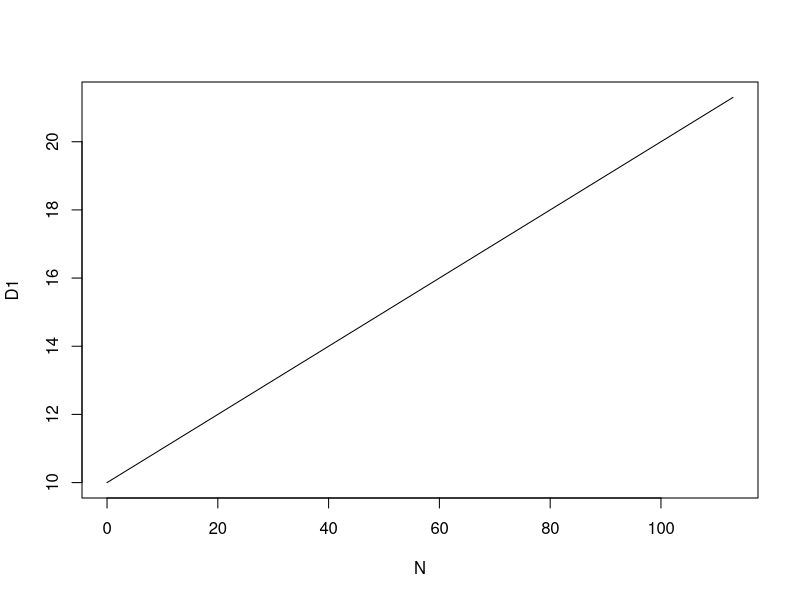
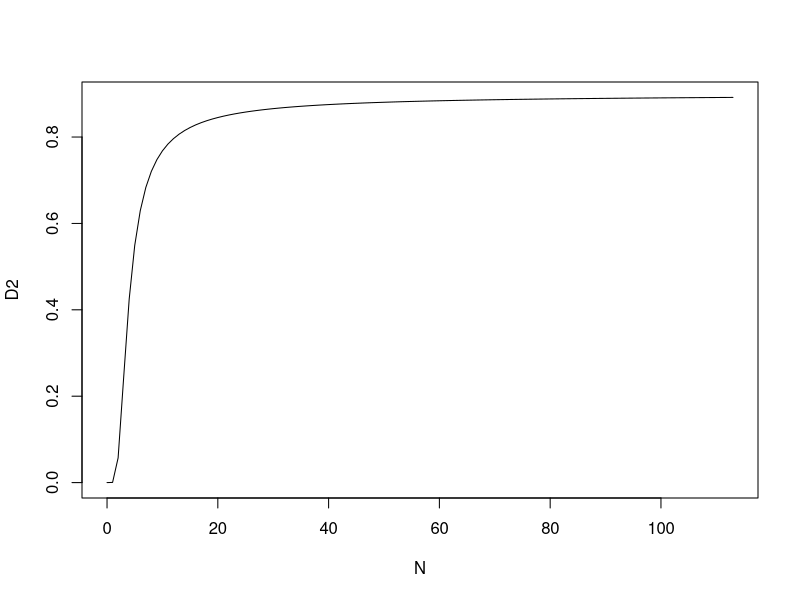

Write R code to recreate these figures, in order.
f = 10
N = 0:113

# my model 6 parms
b = 1
m = 0.1 # drift rate when N=0 and f--> infinity

# forgarty parms, it's just a logistic
a = 1


# dispersal probabilities/rates
D1 =  m * N / b + f # my model 6, linear relationship between per cap drift
# and density

D2 = 1 / (1 + exp(  f / (a * N) + log(((1 - 0.9) / 0.9))))


plot(D1 ~ N, type='l')
plot(D2 ~ N, type='l')

